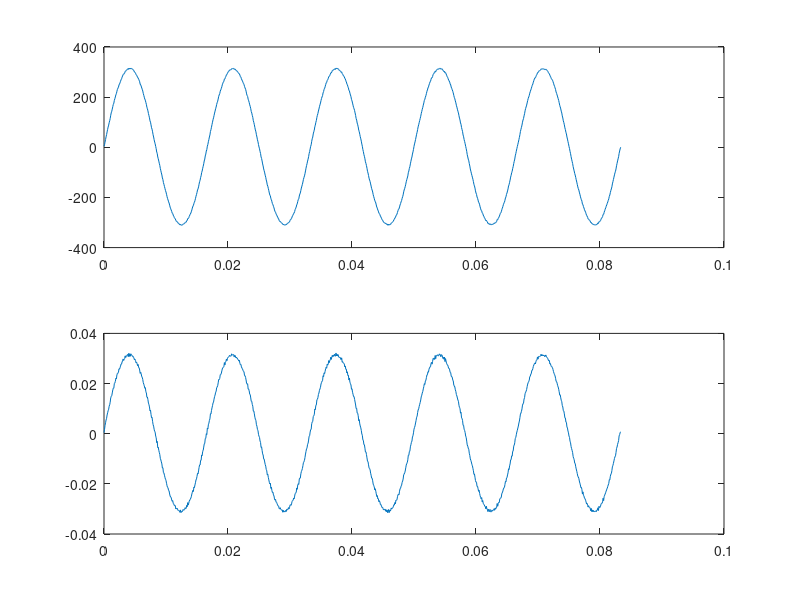

Reproduce this figure in MATLAB.
R1 = 10000;
C1 = 10*10^-9;

f = 60;
samples = 200;
t_step = 1/f/samples;
t_end = 1/f*5;
t = 0:t_step:t_end;
w = 2*pi*f;
V1 = 220*sqrt(2)*sin(w*t) + 5*rand(1,length(t));
dV1dt = [0, diff(V1)./diff(t)];


I1 = V1/R1 + C1*dV1dt;
Ig = I1;

figure(1);
subplot(2,1,1);
plot(t, V1);
subplot(2,1,2);
plot(t, Ig);

Rr = R1
Cr = C1

function [Rret, Cret] = calRC(picker, Ig, V1, dV1dt)
	IG = Ig(picker);
	M = [V1(picker); dV1dt(picker);];

	X = IG*inv(M);
	Rret = 1/X(1);
	Cret = X(2);
endfunction

[Rret, Cret] = calRC(100:101, Ig, V1, dV1dt);
Rret
Cret

[Rret, Cret] = calRC(105:106, Ig, V1, dV1dt);
Rret
Cret


